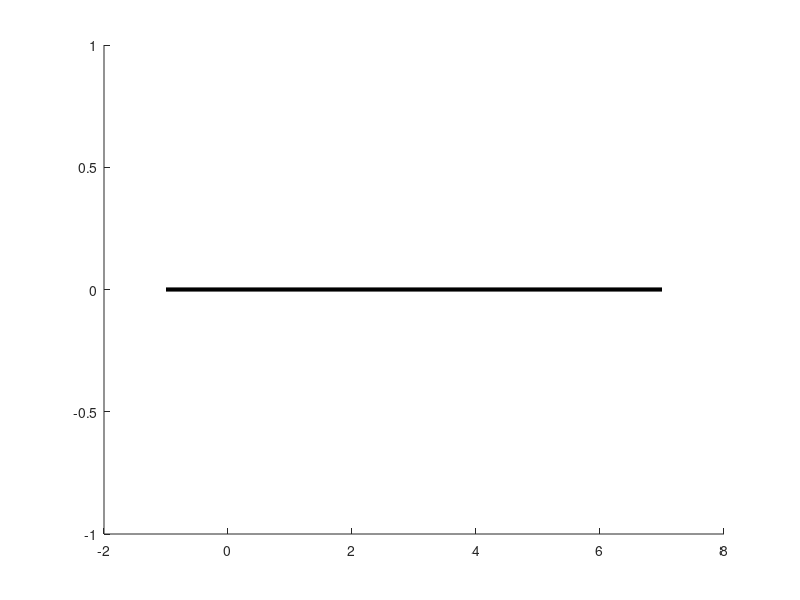

Write MATLAB code to recreate this figure. (Note: this script raises an error after producing the figure.)
function RUN_eigenvaluesOrigModel

% Define the parameter values (all but q, which will be varied)
params.kG = 200;                 % Growth rate
params.fC = 0.5;                 % Fraction of C in dry matter
params.fN = 0.025;               % Fraction of N in dry matter
params.KM = 1;                   % Saturation constant for C/N assimilation
params.kC = 0.1;                 % Assimilation rate for C
params.kN = 0.02;                % Uptake rate for N
params.JC = 0.1;                 % Inhibition rate for C (product inhib.)
params.JN = 0.01;                % Inhibition rate for N (product inhib.)
params.klitt = 0.05;             % Litter rate
params.KMlitt = 0.5;             % Saturation constant for litter
params.rhoC = 1;                 % Transport resistance
params.rhoN = 1;                 % Transport resistance

% Switches treated as parameters here
params.sigmaSS = 1;
params.sigmaPI = 0;
params.sigmaM = 0;              % Selects original/modified model

% Specify the maximum positive eigenvalue to plot
eig_max = 0.05;

% Specify the plotting colours
colors = [1.0, 0.0, 1.0;
          0.0, 0.0, 0.0;
          0.0, 0.6, 0.0;
          0.0, 0.0, 1.0;
          1.0, 0.0, 0.0];

% Specify the range of q values over which to plot, and how many values 
q_min = 0;
q_max = 6;
N_vals = 501;

% Specify the theta values to use for plotting
plot_thetas = [0.1, 0.25, 0.5, 1.00, 1.5];


% Prepare q values to evaluate over, and storage for results
q_vec = linspace(q_min, q_max, N_vals);
      
% Initialise Figure
figure; hold on;

% Add a marker for the zero line on the figure
plot([q_min-1 q_max+1],[0 0],'k','LineWidth',3);

% Loop over different values of theta that were specified
for t = 1:length(plot_thetas)
    
    % Output progress to user
    fprintf('Working on theta value %g out of %g total\n',t,length(plot_thetas));
    
    % Modify value of theta
    params_here = applyThetaMod( params, plot_thetas(t) / (params.fN * params.kC / params.fC / params.kN) );
      
    % Prepare storage at beginning of loop
    valid = true(N_vals,1);
    Jeigs = zeros(N_vals,6);
        
    % Specify the initialisation values for the start of each loop
    X_star = [2.417, 0.5246, 0.0246, 0.0090, 0.0084, 0.0142]';
        
    for k = 1:N_vals
        
        % Set this to be the value of q
        params_here.q = q_vec(k);
        
        % Find the steady state values using the steady state finder function
        % (Use the previously found steady state as an initialisation)
        X_star = findSteadyState(params_here, true, X_star);
        
        % Check validity of steady state
        if any(X_star < 0) || any(~isreal(X_star))
            valid(k) = false;
        end
        
        % Determine the eigenvalues at steady state
        Jeigs(k,:) = eig(thornleyJacobian(X_star,params_here));
        
    end
        
    % Reduce the set of eigenvalues to only the eigenvalue with the
    % smallest absolute value real component
    [~,locs] = max( real(Jeigs), [], 2 );
    Jeigs = Jeigs(sub2ind([N_vals, 6],(1:N_vals)',locs));
    % Cap all very positive eigenvalues at a smaller number (for plot)
    % Includes a slight amount of jitter for display purposes
    jitter = eig_max / 100;
    Jeigs(Jeigs > eig_max) = eig_max + jitter*(t - 0.5 - length(plot_thetas)/2);
    
    % Sort out the data by validity of steady state
    q_valid = nan(N_vals,1);
    q_valid(valid) = q_vec(valid);
    q_invalid = nan(N_vals,1);
    q_invalid(~valid) = q_vec(~valid);
    eigs_valid = nan(N_vals,1);
    eigs_valid(valid) = Jeigs(valid);
    eigs_invalid = nan(N_vals,1);
    eigs_invalid(~valid) = Jeigs(~valid);
    
    % Plot real components of Jacobian eigenvalues, coloured by validity
    plot(q_valid, real(eigs_valid), '-', 'LineWidth', 2, 'Color', colors(t,:));
    plot(q_invalid, real(eigs_invalid), '--', 'LineWidth', 2, 'Color', colors(t,:));
        
end   
    
% Label plot and set fontsize
set(gca,'FontSize',24);
xlabel('q','FontSize',24);
ylabel('Max Re(\lambda)','Fontsize',24);
% Adjust axis limits
xlim([q_min q_max]);
yl = ylim;
ymin = yl(1);
ymax = eig_max+(eig_max-ymin)*0.05;
ylim([ymin ymax]);

% Fix the ticks to reflect the capping
yticks( linspace(ymin,eig_max,11) );
yt_labels = yticklabels;
yt_labels{end} = ['\geq',num2str(eig_max)];
yticklabels(yt_labels);
  
end
